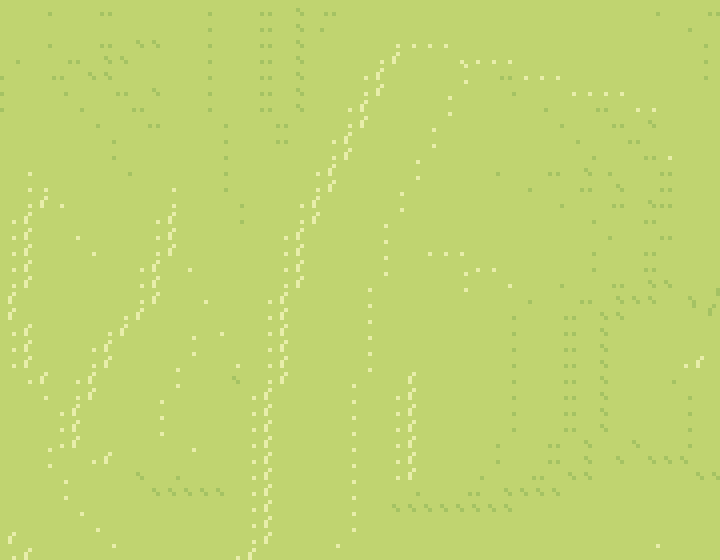

Rendered tile map (Tiled .tmx) drawn with the repository's tilesets; below, a short description and the map source with its tile grids summarised:
An orthogonal 45x35 tile map with 16x16 px tiles, 2 tile layers (Grass, Water), 2 tilesets and 14 objects.

<map version="1.10" tiledversion="1.11.0" orientation="orthogonal" renderorder="right-down" width="45" height="35" tilewidth="16" tileheight="16" infinite="0" nextlayerid="6" nextobjectid="143">
 <tileset firstgid="1" source="Tilesets/Grass.tsx" />
 <tileset firstgid="1281" source="Tilesets/Objects.tsx" />
 <layer id="1" name="Grass" width="45" height="35">
  <data>[1575 cells, 1575 non-empty, 34 distinct tile ids]</data>
 </layer>
 <layer id="2" name="Water" width="45" height="35">
  <data>[1575 cells, 0 non-empty, 0 distinct tile ids]</data>
 </layer>
 <objectgroup id="3" name="Items">
  <object id="132" gid="1293" x="264.876" y="78.0641" width="48" height="62" />
  <object id="133" gid="1293" x="147.216" y="173.004" width="48" height="62" />
  <object id="134" gid="1293" x="107.455" y="259.829" width="48" height="62" />
  <object id="135" gid="1293" x="84.7344" y="348.277" width="48" height="62" />
  <object id="136" gid="1293" x="495.328" y="268.755" width="48" height="62" />
  <object id="137" gid="1293" x="503.443" y="350.711" width="48" height="62" />
  <object id="138" gid="1293" x="560.244" y="410.759" width="48" height="62" />
  <object id="139" gid="1293" x="578.096" y="75.6298" width="48" height="62" />
  <object id="140" gid="1293" x="514.803" y="83.7443" width="48" height="62" />
  <object id="141" gid="1293" x="549.695" y="142.169" width="48" height="62" />
  <object id="142" gid="1293" x="621.103" y="168.135" width="48" height="62" />
 </objectgroup>
 <objectgroup id="4" name="Characters">
  <object id="1" gid="1291" x="664.127" y="527.648" width="23" height="27" />
  <object id="2" gid="1291" x="653.578" y="66.7443" width="23" height="27" />
  <object id="3" gid="1291" x="42.5557" y="538.197" width="23" height="27" />
 </objectgroup>
 <objectgroup id="5" name="Merchants" />
</map>
